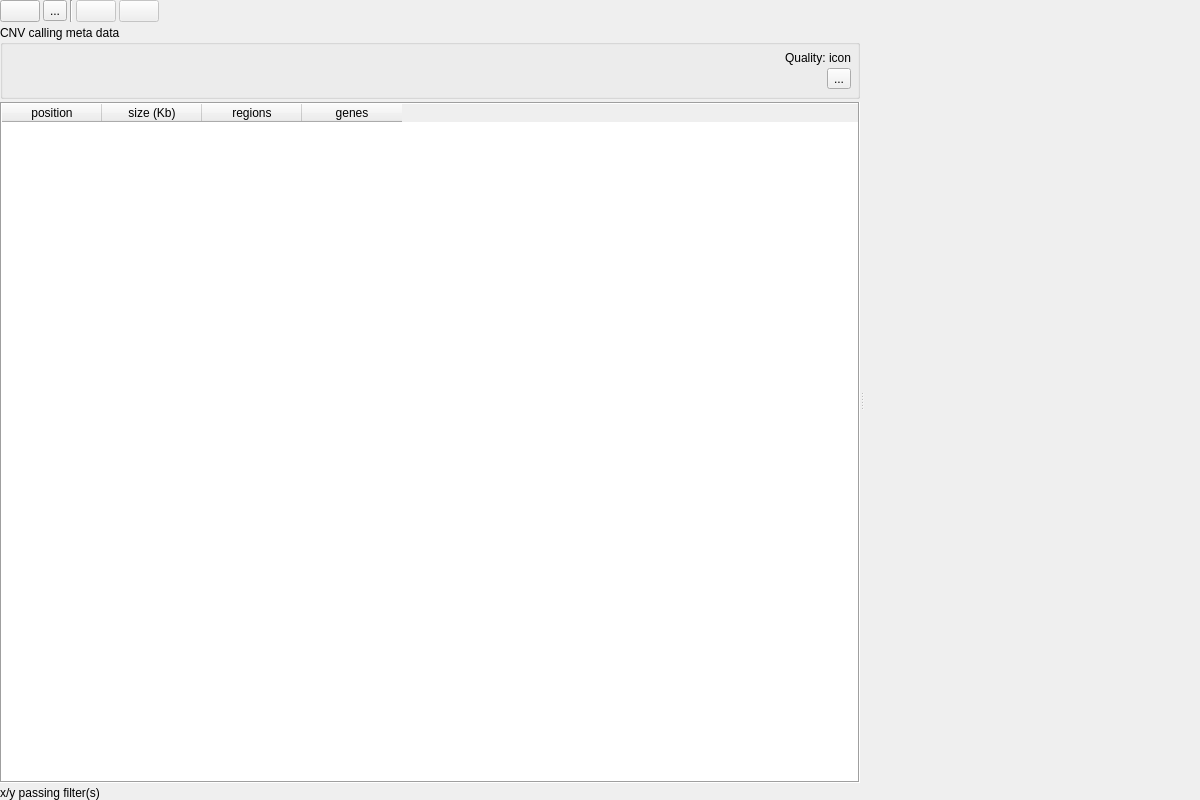
<?xml version="1.0" encoding="UTF-8"?>
<ui version="4.0">
 <class>CnvWidget</class>
 <widget class="QWidget" name="CnvWidget">
  <property name="geometry">
   <rect>
    <x>0</x>
    <y>0</y>
    <width>1200</width>
    <height>800</height>
   </rect>
  </property>
  <property name="minimumSize">
   <size>
    <width>1200</width>
    <height>800</height>
   </size>
  </property>
  <property name="windowTitle">
   <string>Form</string>
  </property>
  <layout class="QVBoxLayout" name="verticalLayout_4">
   <property name="spacing">
    <number>0</number>
   </property>
   <property name="leftMargin">
    <number>0</number>
   </property>
   <property name="topMargin">
    <number>0</number>
   </property>
   <property name="rightMargin">
    <number>0</number>
   </property>
   <property name="bottomMargin">
    <number>0</number>
   </property>
   <item>
    <widget class="QSplitter" name="splitter">
     <property name="orientation">
      <enum>Qt::Horizontal</enum>
     </property>
     <property name="childrenCollapsible">
      <bool>true</bool>
     </property>
     <widget class="QWidget" name="layoutWidget">
      <layout class="QVBoxLayout" name="verticalLayout_2">
       <property name="spacing">
        <number>3</number>
       </property>
       <item>
        <layout class="QHBoxLayout" name="horizontalLayout">
         <property name="spacing">
          <number>3</number>
         </property>
         <item>
          <widget class="QPushButton" name="copy_clipboard">
           <property name="sizePolicy">
            <sizepolicy hsizetype="Fixed" vsizetype="Fixed">
             <horstretch>0</horstretch>
             <verstretch>0</verstretch>
            </sizepolicy>
           </property>
           <property name="focusPolicy">
            <enum>Qt::NoFocus</enum>
           </property>
           <property name="toolTip">
            <string>&lt;html&gt;&lt;head/&gt;&lt;body&gt;&lt;p&gt;Copy filtered CNVs to clipboard.&lt;/p&gt;&lt;/body&gt;&lt;/html&gt;</string>
           </property>
           <property name="text">
            <string/>
           </property>
           <property name="icon">
            <iconset resource="GSvar.qrc">
             <normaloff>:/Icons/CopyClipboard.png</normaloff>:/Icons/CopyClipboard.png</iconset>
           </property>
          </widget>
         </item>
         <item>
          <widget class="QToolButton" name="resize_btn">
           <property name="toolTip">
            <string>Resize columns to content (custom).</string>
           </property>
           <property name="text">
            <string>...</string>
           </property>
           <property name="icon">
            <iconset resource="GSvar.qrc">
             <normaloff>:/Icons/Resize_colums.png</normaloff>:/Icons/Resize_colums.png</iconset>
           </property>
           <property name="popupMode">
            <enum>QToolButton::InstantPopup</enum>
           </property>
          </widget>
         </item>
         <item>
          <widget class="Line" name="line">
           <property name="orientation">
            <enum>Qt::Vertical</enum>
           </property>
          </widget>
         </item>
         <item>
          <widget class="QPushButton" name="flag_visible_cnvs_artefacts">
           <property name="enabled">
            <bool>false</bool>
           </property>
           <property name="sizePolicy">
            <sizepolicy hsizetype="Fixed" vsizetype="Fixed">
             <horstretch>0</horstretch>
             <verstretch>0</verstretch>
            </sizepolicy>
           </property>
           <property name="focusPolicy">
            <enum>Qt::NoFocus</enum>
           </property>
           <property name="toolTip">
            <string>&lt;html&gt;&lt;head/&gt;&lt;body&gt;&lt;p&gt;Flag all unfiltered (=visible) somatic CNVs as artefacts.&lt;/p&gt;&lt;/body&gt;&lt;/html&gt;</string>
           </property>
           <property name="text">
            <string/>
           </property>
           <property name="icon">
            <iconset resource="GSvar.qrc">
             <normaloff>:/Icons/Report_exclude_visible.png</normaloff>:/Icons/Report_exclude_visible.png</iconset>
           </property>
          </widget>
         </item>
         <item>
          <widget class="QPushButton" name="flag_invisible_cnvs_artefacts">
           <property name="enabled">
            <bool>false</bool>
           </property>
           <property name="sizePolicy">
            <sizepolicy hsizetype="Fixed" vsizetype="Fixed">
             <horstretch>0</horstretch>
             <verstretch>0</verstretch>
            </sizepolicy>
           </property>
           <property name="focusPolicy">
            <enum>Qt::NoFocus</enum>
           </property>
           <property name="acceptDrops">
            <bool>false</bool>
           </property>
           <property name="toolTip">
            <string>&lt;html&gt;&lt;head/&gt;&lt;body&gt;&lt;p&gt;Flag all filtered (=not visible) somatic CNVs as artefacts.&lt;/p&gt;&lt;/body&gt;&lt;/html&gt;</string>
           </property>
           <property name="text">
            <string/>
           </property>
           <property name="icon">
            <iconset resource="GSvar.qrc">
             <normaloff>:/Icons/Report_exclude.png</normaloff>:/Icons/Report_exclude.png</iconset>
           </property>
          </widget>
         </item>
         <item>
          <spacer name="horizontalSpacer_6">
           <property name="orientation">
            <enum>Qt::Horizontal</enum>
           </property>
           <property name="sizeHint" stdset="0">
            <size>
             <width>40</width>
             <height>20</height>
            </size>
           </property>
          </spacer>
         </item>
        </layout>
       </item>
       <item>
        <widget class="QGroupBox" name="info_box">
         <property name="minimumSize">
          <size>
           <width>0</width>
           <height>0</height>
          </size>
         </property>
         <property name="title">
          <string>CNV calling meta data</string>
         </property>
         <property name="flat">
          <bool>true</bool>
         </property>
         <layout class="QGridLayout" name="gridLayout_3" rowstretch="0,0,0" columnstretch="1,0">
          <property name="leftMargin">
           <number>3</number>
          </property>
          <property name="topMargin">
           <number>3</number>
          </property>
          <property name="rightMargin">
           <number>3</number>
          </property>
          <property name="bottomMargin">
           <number>3</number>
          </property>
          <property name="spacing">
           <number>3</number>
          </property>
          <item row="0" column="0" rowspan="3">
           <widget class="QWidget" name="info_messages" native="true">
            <layout class="QVBoxLayout" name="verticalLayout">
             <property name="spacing">
              <number>3</number>
             </property>
             <property name="leftMargin">
              <number>3</number>
             </property>
             <property name="topMargin">
              <number>3</number>
             </property>
             <property name="rightMargin">
              <number>3</number>
             </property>
             <property name="bottomMargin">
              <number>3</number>
             </property>
            </layout>
           </widget>
          </item>
          <item row="0" column="1" rowspan="3">
           <widget class="QWidget" name="widget" native="true">
            <property name="sizePolicy">
             <sizepolicy hsizetype="Preferred" vsizetype="Minimum">
              <horstretch>0</horstretch>
              <verstretch>0</verstretch>
             </sizepolicy>
            </property>
            <layout class="QGridLayout" name="gridLayout_2">
             <property name="leftMargin">
              <number>3</number>
             </property>
             <property name="topMargin">
              <number>3</number>
             </property>
             <property name="rightMargin">
              <number>3</number>
             </property>
             <property name="bottomMargin">
              <number>3</number>
             </property>
             <property name="spacing">
              <number>3</number>
             </property>
             <item row="0" column="1">
              <widget class="QLabel" name="quality">
               <property name="text">
                <string>icon</string>
               </property>
               <property name="alignment">
                <set>Qt::AlignLeading|Qt::AlignLeft|Qt::AlignTop</set>
               </property>
              </widget>
             </item>
             <item row="0" column="0">
              <widget class="QLabel" name="label">
               <property name="toolTip">
                <string>Quality stored in NGSD</string>
               </property>
               <property name="text">
                <string>Quality:</string>
               </property>
               <property name="alignment">
                <set>Qt::AlignLeading|Qt::AlignLeft|Qt::AlignTop</set>
               </property>
              </widget>
             </item>
             <item row="1" column="0" colspan="2">
              <layout class="QHBoxLayout" name="horizontalLayout_2">
               <property name="spacing">
                <number>3</number>
               </property>
               <item>
                <spacer name="horizontalSpacer">
                 <property name="orientation">
                  <enum>Qt::Horizontal</enum>
                 </property>
                 <property name="sizeHint" stdset="0">
                  <size>
                   <width>1</width>
                   <height>1</height>
                  </size>
                 </property>
                </spacer>
               </item>
               <item>
                <widget class="QToolButton" name="ngsd_btn">
                 <property name="text">
                  <string>...</string>
                 </property>
                 <property name="icon">
                  <iconset resource="GSvar.qrc">
                   <normaloff>:/Icons/NGSD.png</normaloff>:/Icons/NGSD.png</iconset>
                 </property>
                 <property name="popupMode">
                  <enum>QToolButton::InstantPopup</enum>
                 </property>
                 <property name="arrowType">
                  <enum>Qt::NoArrow</enum>
                 </property>
                </widget>
               </item>
              </layout>
             </item>
             <item row="2" column="0" colspan="2">
              <spacer name="verticalSpacer">
               <property name="orientation">
                <enum>Qt::Vertical</enum>
               </property>
               <property name="sizeHint" stdset="0">
                <size>
                 <width>1</width>
                 <height>1</height>
                </size>
               </property>
              </spacer>
             </item>
            </layout>
           </widget>
          </item>
         </layout>
        </widget>
       </item>
       <item>
        <widget class="QTableWidget" name="cnvs">
         <property name="contextMenuPolicy">
          <enum>Qt::CustomContextMenu</enum>
         </property>
         <property name="frameShape">
          <enum>QFrame::Box</enum>
         </property>
         <property name="editTriggers">
          <set>QAbstractItemView::NoEditTriggers</set>
         </property>
         <property name="alternatingRowColors">
          <bool>true</bool>
         </property>
         <property name="selectionMode">
          <enum>QAbstractItemView::SingleSelection</enum>
         </property>
         <property name="selectionBehavior">
          <enum>QAbstractItemView::SelectRows</enum>
         </property>
         <property name="gridStyle">
          <enum>Qt::SolidLine</enum>
         </property>
         <property name="wordWrap">
          <bool>false</bool>
         </property>
         <attribute name="verticalHeaderVisible">
          <bool>true</bool>
         </attribute>
         <column>
          <property name="text">
           <string>position</string>
          </property>
         </column>
         <column>
          <property name="text">
           <string>size (Kb)</string>
          </property>
         </column>
         <column>
          <property name="text">
           <string>regions</string>
          </property>
         </column>
         <column>
          <property name="text">
           <string>genes</string>
          </property>
         </column>
        </widget>
       </item>
       <item>
        <widget class="QLabel" name="status">
         <property name="text">
          <string>x/y passing filter(s)</string>
         </property>
        </widget>
       </item>
      </layout>
     </widget>
     <widget class="FilterWidgetCNV" name="filter_widget" native="true">
      <property name="sizePolicy">
       <sizepolicy hsizetype="Minimum" vsizetype="Minimum">
        <horstretch>0</horstretch>
        <verstretch>0</verstretch>
       </sizepolicy>
      </property>
     </widget>
    </widget>
   </item>
  </layout>
 </widget>
 <customwidgets>
  <customwidget>
   <class>FilterWidgetCNV</class>
   <extends>QWidget</extends>
   <header location="global">FilterWidgetCNV.h</header>
   <container>1</container>
  </customwidget>
 </customwidgets>
 <resources>
  <include location="GSvar.qrc"/>
 </resources>
 <connections/>
</ui>
